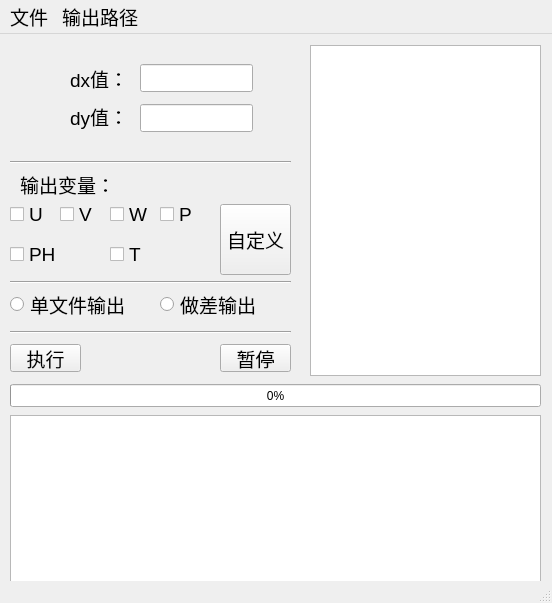
<?xml version="1.0" encoding="UTF-8"?>
<ui version="4.0">
 <class>MainWindow</class>
 <widget class="QMainWindow" name="MainWindow">
  <property name="geometry">
   <rect>
    <x>0</x>
    <y>0</y>
    <width>552</width>
    <height>603</height>
   </rect>
  </property>
  <property name="windowTitle">
   <string>MainWindow</string>
  </property>
  <widget class="QWidget" name="centralwidget">
   <widget class="QTextBrowser" name="textBrowser">
    <property name="geometry">
     <rect>
      <x>10</x>
      <y>381</y>
      <width>531</width>
      <height>171</height>
     </rect>
    </property>
    <property name="font">
     <font>
      <pointsize>12</pointsize>
     </font>
    </property>
   </widget>
   <widget class="QTextBrowser" name="textBrowser_2">
    <property name="geometry">
     <rect>
      <x>310</x>
      <y>11</y>
      <width>231</width>
      <height>331</height>
     </rect>
    </property>
    <property name="font">
     <font>
      <pointsize>12</pointsize>
     </font>
    </property>
   </widget>
   <widget class="QLineEdit" name="lineEdit">
    <property name="geometry">
     <rect>
      <x>140</x>
      <y>30</y>
      <width>113</width>
      <height>28</height>
     </rect>
    </property>
    <property name="font">
     <font>
      <pointsize>14</pointsize>
     </font>
    </property>
   </widget>
   <widget class="QLineEdit" name="lineEdit_2">
    <property name="geometry">
     <rect>
      <x>140</x>
      <y>70</y>
      <width>113</width>
      <height>28</height>
     </rect>
    </property>
    <property name="font">
     <font>
      <pointsize>14</pointsize>
     </font>
    </property>
   </widget>
   <widget class="QLabel" name="label">
    <property name="geometry">
     <rect>
      <x>70</x>
      <y>24</y>
      <width>58</width>
      <height>41</height>
     </rect>
    </property>
    <property name="font">
     <font>
      <pointsize>14</pointsize>
     </font>
    </property>
    <property name="text">
     <string>dx值：</string>
    </property>
   </widget>
   <widget class="QLabel" name="label_2">
    <property name="geometry">
     <rect>
      <x>70</x>
      <y>62</y>
      <width>58</width>
      <height>41</height>
     </rect>
    </property>
    <property name="font">
     <font>
      <pointsize>14</pointsize>
     </font>
    </property>
    <property name="text">
     <string>dy值：</string>
    </property>
   </widget>
   <widget class="QProgressBar" name="progressBar">
    <property name="geometry">
     <rect>
      <x>10</x>
      <y>350</y>
      <width>531</width>
      <height>23</height>
     </rect>
    </property>
    <property name="value">
     <number>0</number>
    </property>
   </widget>
   <widget class="QPushButton" name="pushButton">
    <property name="geometry">
     <rect>
      <x>10</x>
      <y>310</y>
      <width>71</width>
      <height>28</height>
     </rect>
    </property>
    <property name="font">
     <font>
      <pointsize>14</pointsize>
     </font>
    </property>
    <property name="text">
     <string>执行</string>
    </property>
   </widget>
   <widget class="QPushButton" name="pushButton_2">
    <property name="geometry">
     <rect>
      <x>220</x>
      <y>310</y>
      <width>71</width>
      <height>28</height>
     </rect>
    </property>
    <property name="font">
     <font>
      <pointsize>14</pointsize>
     </font>
    </property>
    <property name="text">
     <string>暂停</string>
    </property>
   </widget>
   <widget class="Line" name="line">
    <property name="geometry">
     <rect>
      <x>10</x>
      <y>120</y>
      <width>281</width>
      <height>16</height>
     </rect>
    </property>
    <property name="orientation">
     <enum>Qt::Horizontal</enum>
    </property>
   </widget>
   <widget class="Line" name="line_2">
    <property name="geometry">
     <rect>
      <x>10</x>
      <y>240</y>
      <width>281</width>
      <height>16</height>
     </rect>
    </property>
    <property name="orientation">
     <enum>Qt::Horizontal</enum>
    </property>
   </widget>
   <widget class="QLabel" name="label_3">
    <property name="geometry">
     <rect>
      <x>20</x>
      <y>130</y>
      <width>101</width>
      <height>41</height>
     </rect>
    </property>
    <property name="font">
     <font>
      <pointsize>14</pointsize>
     </font>
    </property>
    <property name="text">
     <string>输出变量：</string>
    </property>
   </widget>
   <widget class="QPushButton" name="pushButton_3">
    <property name="geometry">
     <rect>
      <x>220</x>
      <y>170</y>
      <width>71</width>
      <height>71</height>
     </rect>
    </property>
    <property name="font">
     <font>
      <pointsize>14</pointsize>
     </font>
    </property>
    <property name="text">
     <string>自定义</string>
    </property>
   </widget>
   <widget class="Line" name="line_3">
    <property name="geometry">
     <rect>
      <x>10</x>
      <y>290</y>
      <width>281</width>
      <height>16</height>
     </rect>
    </property>
    <property name="orientation">
     <enum>Qt::Horizontal</enum>
    </property>
   </widget>
   <widget class="QCheckBox" name="checkBox">
    <property name="geometry">
     <rect>
      <x>10</x>
      <y>170</y>
      <width>41</width>
      <height>21</height>
     </rect>
    </property>
    <property name="font">
     <font>
      <pointsize>14</pointsize>
     </font>
    </property>
    <property name="text">
     <string>U</string>
    </property>
   </widget>
   <widget class="QCheckBox" name="checkBox_2">
    <property name="geometry">
     <rect>
      <x>60</x>
      <y>170</y>
      <width>41</width>
      <height>21</height>
     </rect>
    </property>
    <property name="font">
     <font>
      <pointsize>14</pointsize>
     </font>
    </property>
    <property name="text">
     <string>V</string>
    </property>
   </widget>
   <widget class="QCheckBox" name="checkBox_3">
    <property name="geometry">
     <rect>
      <x>110</x>
      <y>170</y>
      <width>51</width>
      <height>21</height>
     </rect>
    </property>
    <property name="font">
     <font>
      <pointsize>14</pointsize>
     </font>
    </property>
    <property name="text">
     <string>W</string>
    </property>
   </widget>
   <widget class="QCheckBox" name="checkBox_4">
    <property name="geometry">
     <rect>
      <x>160</x>
      <y>170</y>
      <width>41</width>
      <height>21</height>
     </rect>
    </property>
    <property name="font">
     <font>
      <pointsize>14</pointsize>
     </font>
    </property>
    <property name="text">
     <string>P</string>
    </property>
   </widget>
   <widget class="QCheckBox" name="checkBox_5">
    <property name="geometry">
     <rect>
      <x>10</x>
      <y>210</y>
      <width>91</width>
      <height>21</height>
     </rect>
    </property>
    <property name="font">
     <font>
      <pointsize>14</pointsize>
     </font>
    </property>
    <property name="text">
     <string>PH</string>
    </property>
   </widget>
   <widget class="QCheckBox" name="checkBox_6">
    <property name="geometry">
     <rect>
      <x>110</x>
      <y>210</y>
      <width>91</width>
      <height>21</height>
     </rect>
    </property>
    <property name="font">
     <font>
      <pointsize>14</pointsize>
     </font>
    </property>
    <property name="text">
     <string>T</string>
    </property>
   </widget>
   <widget class="QRadioButton" name="radioButton">
    <property name="geometry">
     <rect>
      <x>10</x>
      <y>260</y>
      <width>141</width>
      <height>21</height>
     </rect>
    </property>
    <property name="font">
     <font>
      <pointsize>14</pointsize>
     </font>
    </property>
    <property name="text">
     <string>单文件输出</string>
    </property>
   </widget>
   <widget class="QRadioButton" name="radioButton_2">
    <property name="geometry">
     <rect>
      <x>160</x>
      <y>260</y>
      <width>121</width>
      <height>21</height>
     </rect>
    </property>
    <property name="font">
     <font>
      <pointsize>14</pointsize>
     </font>
    </property>
    <property name="text">
     <string>做差输出</string>
    </property>
   </widget>
  </widget>
  <widget class="QMenuBar" name="menubar">
   <property name="geometry">
    <rect>
     <x>0</x>
     <y>0</y>
     <width>552</width>
     <height>35</height>
    </rect>
   </property>
   <property name="font">
    <font>
     <pointsize>14</pointsize>
    </font>
   </property>
   <widget class="QMenu" name="menukkk">
    <property name="font">
     <font>
      <pointsize>14</pointsize>
     </font>
    </property>
    <property name="title">
     <string>文件</string>
    </property>
    <addaction name="action"/>
    <addaction name="action_2"/>
   </widget>
   <widget class="QMenu" name="menu">
    <property name="title">
     <string>输出路径</string>
    </property>
    <addaction name="action_3"/>
   </widget>
   <addaction name="menukkk"/>
   <addaction name="menu"/>
  </widget>
  <widget class="QStatusBar" name="statusbar"/>
  <action name="action">
   <property name="text">
    <string>打开文件1</string>
   </property>
   <property name="font">
    <font>
     <pointsize>14</pointsize>
     <italic>true</italic>
    </font>
   </property>
  </action>
  <action name="action_2">
   <property name="text">
    <string>打开文件2</string>
   </property>
   <property name="font">
    <font>
     <pointsize>14</pointsize>
     <italic>true</italic>
    </font>
   </property>
  </action>
  <action name="action_3">
   <property name="text">
    <string>设置输出路径</string>
   </property>
   <property name="font">
    <font>
     <pointsize>14</pointsize>
     <italic>true</italic>
    </font>
   </property>
  </action>
 </widget>
 <resources/>
 <connections/>
</ui>
